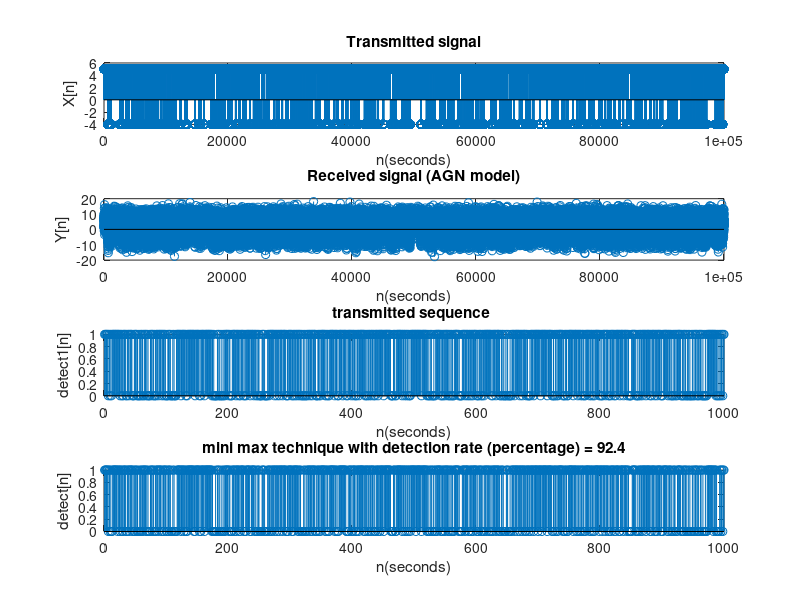
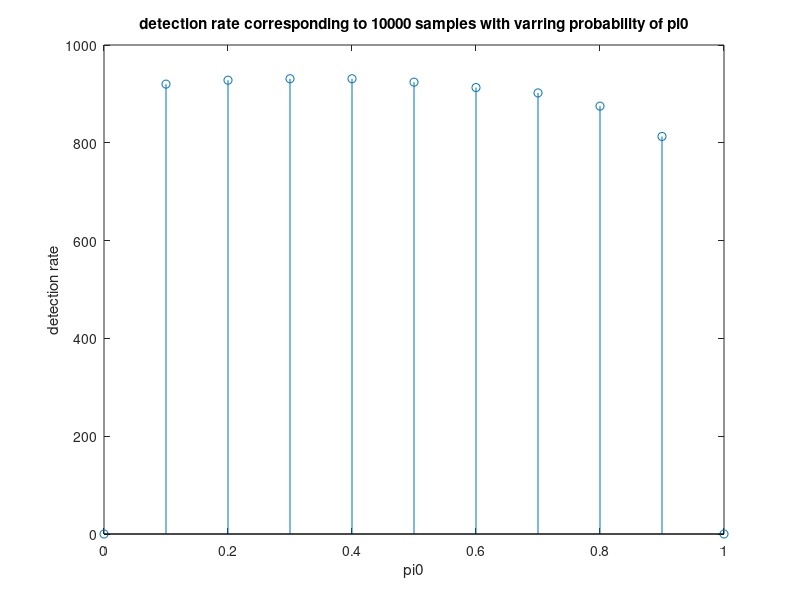
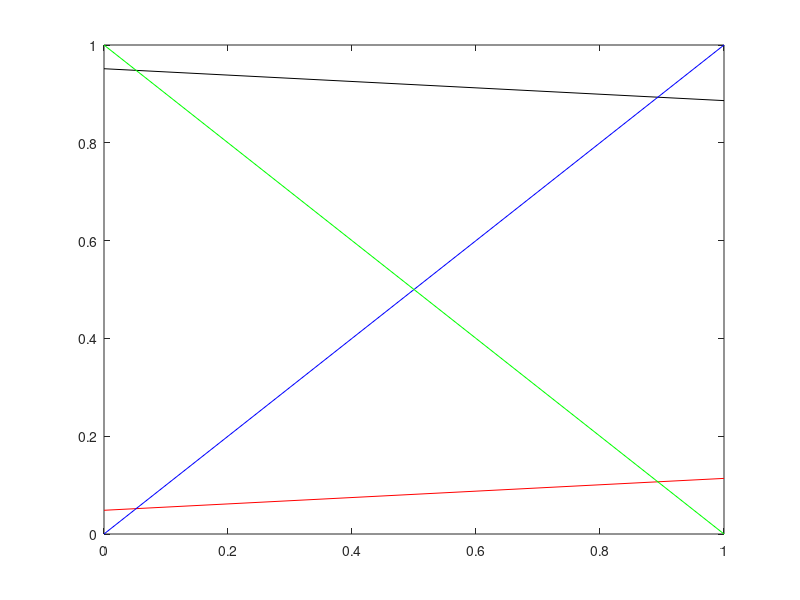
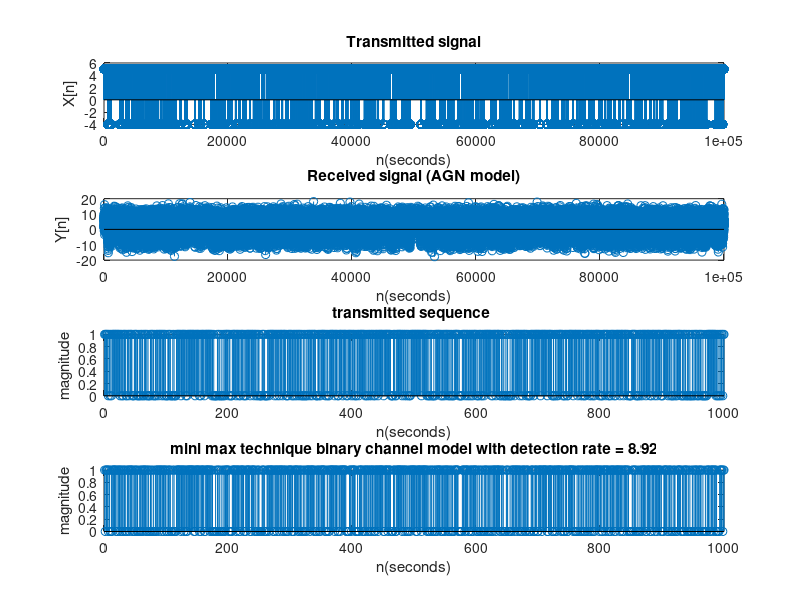

Source code (MATLAB) for these figures, in order:
close all;
clc;
clear all;
p0=0.3;p1=0.7;s=[];X=[];S=[];
n1=0;
n2=0;
 
for i=1:1000
    k=rand(1);
    if k>p0
        S(i)=1;
        n1=n1+1;
    else
        S(i)=0;
        n2=n2+1;
    end
end
S;
length(S);
 
for q=1:1000;
    if (S(q)==1)
        X((100*(q-1)+1):100*q)=5*ones(1,100);
       
       
    else
       X((100*(q-1)+1):100*q)=(-4)*ones(1,100);
      
       
    end
end
 
N=sqrt(10)*randn(1,100000);
Y=X+N;
for i=-4:0.01:5
    if(    (   erfc (   (i+4)/sqrt(20)   )  +   erfc(   (i-5)/sqrt(20) )) ==  2)
        th=i;
    end
end
 
 
dtt1=zeros(1,1000);
  
for i=1:1000
    Z=Y((100*(i-1))+1);
    if (Z-th>=0)
        
        dtt1(i)=1; 
    end
 
end
 
dtt1;
b1=0;
for i=1:1000
    if (S(i)-dtt1(i)==0)
     b1=b1+1;
    end
end
 
b1=(b1*100)/1000;
 
m1=sprintf('mini max technique with detection rate (percentage) = %d',b1);
%m2=sprintf('Difference between detected and transmitted signal with threshold=0 with detection rate =%d',d2);
 
subplot(4,1,1);stem(X);title('Transmitted signal');xlabel('n(seconds)');ylabel('X[n]');
subplot(4,1,2);stem(Y);title('Received signal (AGN model)');xlabel('n(seconds)');ylabel('Y[n]');
%subplot(6,1,5);stem(diff1);title(m1);xlabel('n(seconds)');ylabel('diff1[n]');
%subplot(6,1,6);stem(diff2);title(m2);xlabel('n(seconds)');ylabel('diff2[n]');
subplot(4,1,3);stem(S);title('transmitted sequence ');xlabel('n(seconds)');ylabel('detect1[n]');
subplot(4,1,4);stem(dtt1);title(m1);xlabel('n(seconds)');ylabel('detect[n]');
 
 
 
%5th
B2=[];
 
 
th1=[];
yy=1;
 
for p0=0.1:0.1:0.9 
    
    
th1=0.5+(10/9)*log(  (  p0  /  (1-p0)   ) );
 
 
dtt2=zeros(1,1000);
 
  
for i=1:1000
    Z=Y((100*(i-1))+1);
    if (Z-th1>=0)
        
        dtt2(i)=1; 
    end
 
end
 
 
b2=0;
for i=1:1000
    if (S(i)-dtt2(i)==0)
     b2=b2+1;
    end
end
 
B2(yy)=b2;
yy=yy+1;
 
end
B2=[0 B2 0]
figure()
vv=0:0.1:1;
stem(vv,B2);
xlabel( 'pi0'); ylabel('detection rate') 
title('detection rate corresponding to 10000 samples with varring probability of pi0');
j1=0;j2=0;
 
 
 
 
 
dtt2=zeros(1,1000);
 th1=0; 
for i=1:1000
    Z=Y((100*(i-1))+1);
    if (Z-th1>=0)
        
        dtt2(i)=1; 
    end
 
end
 
dtt2;
b2=0;
for i=1:1000
    if (S(i)-dtt2(i)==0)
     b2=b2+1;
    end
end
 
 
for i=1:1000
    if(S(i)==1)
        j1=j1+1;
        if(dtt2(i)==0)
            j2=j2+1;
        end
    end
end
j3=0;j4=0;
for i=1:1000
    if(S(i)==0)
        j3=j3+1;
        if(dtt2(i)==1)
            j4=j4+1;
        end
    end
end
p10=j2/j1
p01=j4/j3
lam1=p01;
lam0=p10;
 
i=1;
for k=0:0.1:1
    
    c1(i) = k*lam1 + (1-k)*lam0;
    c2(i) = k*(1-lam1) + (1-k)*(1-lam0);
    c3(i) = k;
    c4(i) = 1-k;
    i=i+1;  
end
figure
K=0:0.1:1;
plot(K,c1,'r');hold on;
plot(K,c2,'k');hold on;
plot(K,c3,'b');hold on;
plot(K,c4,'g');hold on;
r01 = (min(c4) - max(c4))/(min(c1) - max(c1) - max(c4) + min(c4)   )
Y1=[];
ro=(0-1)/(0.053-0.103-1+0)
for i=1:1000
    gg=rand(1);
   
    if(gg<r01)
       if (dtt2(i)==1)
          Y1(i)=1;
       else
           Y1(i)=0;
       end
    else
        Y1(i)=0;
    end
end
b3=0;
for i=1:1000
    if ( S(i)-Y1(i)==0  )
     b3=b3+1;
    end
end
b3;
figure
m2=sprintf('mini max technique binary channel model with detection rate = %d',(b3/100));
subplot(4,1,1);stem(X);title('Transmitted signal');xlabel('n(seconds)');ylabel('X[n]');
subplot(4,1,2);stem(Y);title('Received signal (AGN model)');xlabel('n(seconds)');ylabel('Y[n]');
subplot(4,1,3);stem(S);title('transmitted sequence ');xlabel('n(seconds)');ylabel('magnitude');
subplot(4,1,4);stem(Y1);title(m2);xlabel('n(seconds)');ylabel('magnitude');

